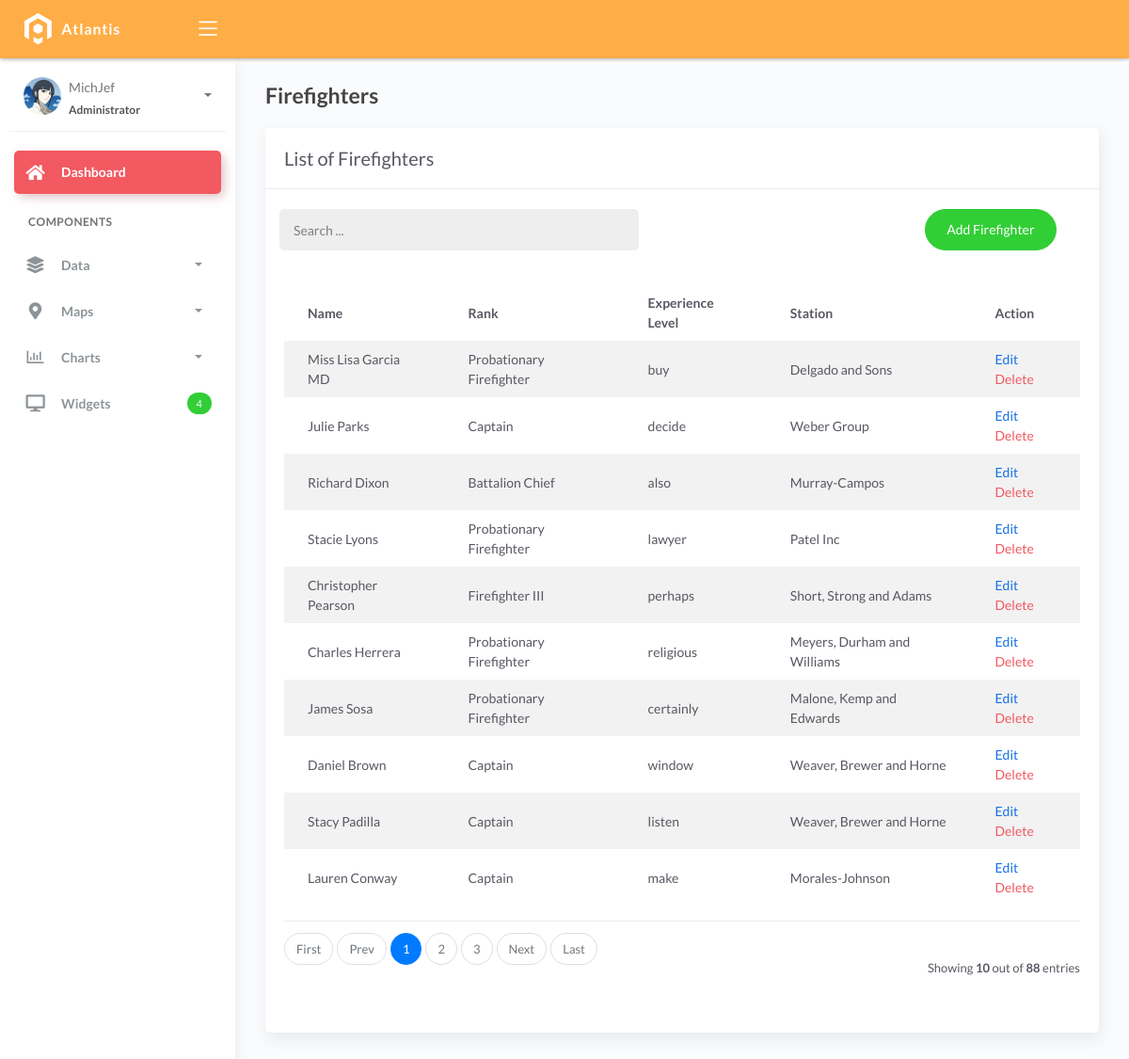
The page /firefighter_list/ on the database as committed earlier.
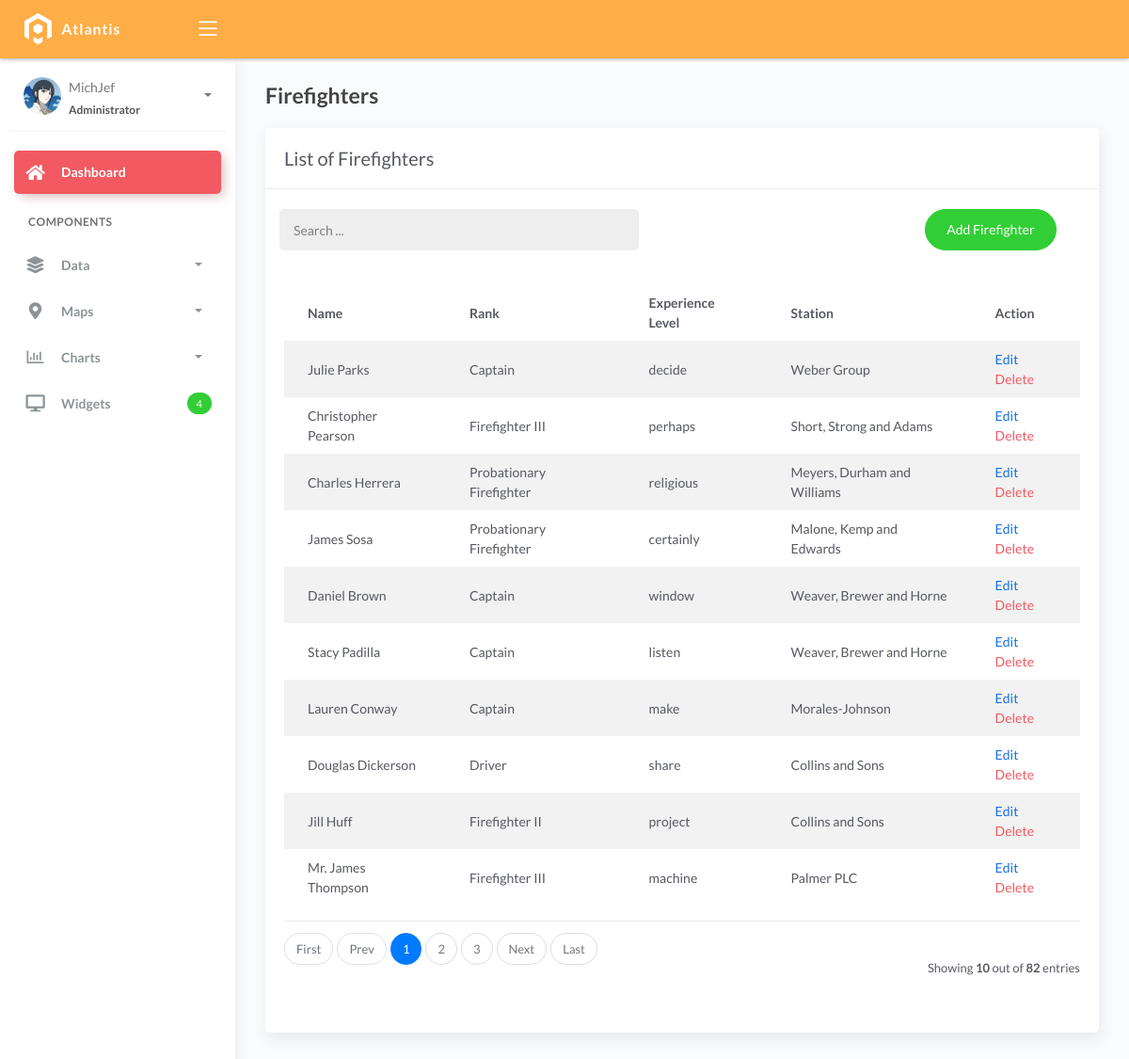
The same page on the database as committed later.
### fireapp/models.py (models this page shows, shortened)
class BaseModel(models.Model):
    created_at = models.DateTimeField(auto_now_add=True, db_index=True)
    updated_at = models.DateTimeField(auto_now=True)
    class Meta:
        abstract = True

class Firefighters(BaseModel):
    XP_CHOICES = (
        ('Probationary Firefighter', 'Probationary Firefighter'),
        ('Firefighter I', 'Firefighter I'),
        ('Firefighter II', 'Firefighter II'),
        ('Firefighter III', 'Firefighter III'),
        ('Driver', 'Driver'),
        ('Captain', 'Captain'),
        ('Battalion Chief', 'Battalion Chief'),)
    name = models.CharField(max_length=150)
    rank = models.CharField(max_length=150, choices=XP_CHOICES)
    experience_level = models.CharField(max_length=150)
    station = models.ForeignKey(FireStation, on_delete=models.CASCADE)

class FireStation(BaseModel):
    name = models.CharField(max_length=150)
    latitude = models.DecimalField(
        max_digits=22, decimal_places=16, null=True, blank=True)
    longitude = models.DecimalField(
        max_digits=22, decimal_places=16, null=True, blank=True)
    address = models.CharField(max_length=150)
    city = models.CharField(max_length=150)
    country = models.CharField(max_length=150)

### fireapp/views.py (the view, shortened to what this page needs)
# urls.py: path('firefighter_list/', FirefighterListView.as_view(), name='firefighter-list'),
class FirefighterListView(ListView):
    model = Firefighters
    context_object_name = 'firefighters'
    template_name = 'firefighter/firefighter_list.html'
    paginate_by = 10
    def get_queryset(self, *args, **kwargs):
        qs = super(FirefighterListView, self).get_queryset(*args, **kwargs)
        return qs

### templates/firefighter/firefighter_list.html (shortened to what this page needs)
{% extends 'base.html' %}
{% load static %}
{% block content %}
<div class="content">
  <div class="page-inner">
    <h4 class="page-title">Firefighters</h4>
    <div class="row">
      <div class="col-md-12">
        <div class="card">
          <div class="card-header">
            <div class="card-title">List of Firefighters</div>
          </div>
          <br />
          <div class="col-md-12 row">
            <div class="col-md-6">
              <form class="navbar-left navbar-form nav-search mr-md-3" action="{% url 'firefighter-list' %}">
                <div class="input-group">
                  <input type="text" placeholder="Search ..." class="form-control" name="q"/>
                  <div class="input-group-append">
                    <span class="input-group-text">
                    </span>
                  </div>
                </div>
              </form>
            </div>
            <div class="col-md-6">
              <div class="pull-right">
                <a href="{% url 'firefighter-add' %}" class="btn btn-success btn-rounded">Add Firefighter</a>
              </div>
            </div>
          </div>
          <div class="card-body">
            <table class="table table-striped mt-3">
              <thead>
                <tr>
                  <th scope="col">Name</th>
                  <th scope="col">Rank</th>
                  <th scope="col">Experience Level</th>
                  <th scope="col">Station</th>
                  <th scope="col">Action</th>
                </tr>
              </thead>
              <tbody>
                {% for firefighter in firefighters %}
                <tr id="firefighter-{{ firefighter.id }}">
                  <td>{{ firefighter.name }}</td>
                  <td>{{ firefighter.rank }}</td>
                  <td>{{ firefighter.experience_level }}</td>
                  <td>{{ firefighter.station.name }}</td>
                  <td>
                    <a href="{% url 'firefighter-edit' firefighter.id %}">Edit</a>
                    <a href="#" class="text-danger" onclick="confirmDelete('{{ firefighter.id }}')">Delete</a>
                  </td>
                </tr>
                {% empty %}
                <tr>
                  <td colspan="5" style="text-align: center">
                    <p class="text-sm font-weight-bold mb-0">No Records Found</p>
                  </td>
                </tr>
                {% endfor %}
              </tbody>
            </table>
            {% include 'includes/pagination.html' %}
          </div>
        </div>
      </div>
    </div>
  </div>
</div>
{% endblock %}

Rows that differ between the two databases and show on the page:
removed Firefighters: name "Miss Lisa Garcia MD", rank "Probationary Firefighter", experience_level "buy", station.name "Delgado and Sons"
removed Firefighters: name "Richard Dixon", rank "Battalion Chief", experience_level "also", station.name "Murray-Campos"
removed Firefighters: name "Stacie Lyons", rank "Probationary Firefighter", experience_level "lawyer", station.name "Patel Inc"
now on this page (row unchanged): Firefighters: name "Douglas Dickerson", rank "Driver", experience_level "share", station.name "Collins and Sons"
now on this page (row unchanged): Firefighters: name "Jill Huff", rank "Firefighter II", experience_level "project", station.name "Collins and Sons"
now on this page (row unchanged): Firefighters: name "Mr. James Thompson", rank "Firefighter III", experience_level "machine", station.name "Palmer PLC"
Other text that changed with them:
{{ paginator.count }}: "88" → "82"
